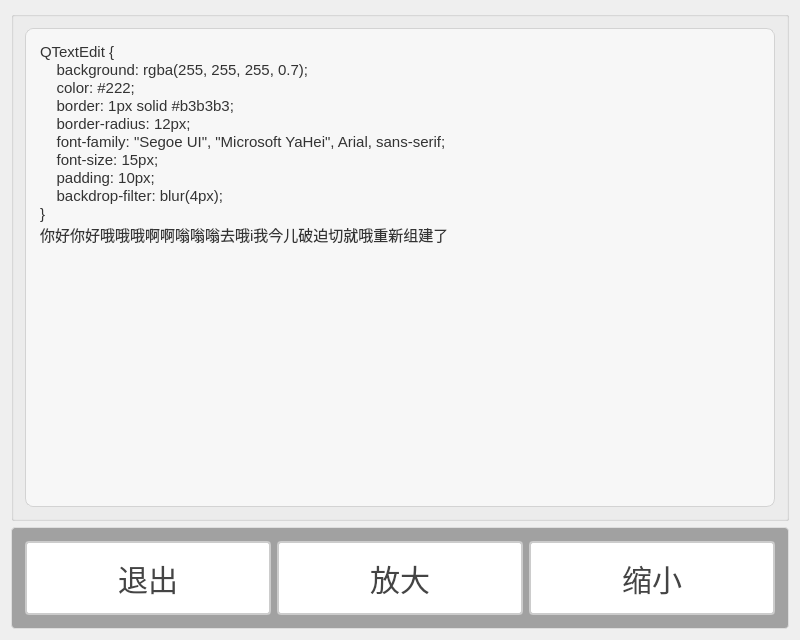
<?xml version="1.0" encoding="UTF-8"?>
<ui version="4.0">
 <class>DlgVersionClass</class>
 <widget class="QMainWindow" name="DlgVersionClass">
  <property name="geometry">
   <rect>
    <x>0</x>
    <y>0</y>
    <width>800</width>
    <height>640</height>
   </rect>
  </property>
  <property name="windowTitle">
   <string>DlgVersion</string>
  </property>
  <widget class="QWidget" name="centralWidget">
   <layout class="QVBoxLayout" name="verticalLayout" stretch="5,1">
    <item>
     <widget class="QGroupBox" name="groupBox">
      <property name="styleSheet">
       <string notr="true">QGroupBox::title {
    font-size: 16px;
    font-weight: bold; /* 可选，设置为加粗 */
}</string>
      </property>
      <property name="title">
       <string/>
      </property>
      <layout class="QHBoxLayout" name="horizontalLayout">
       <item>
        <widget class="QTextEdit" name="textEdit_VersionShow">
         <property name="styleSheet">
          <string notr="true">QTextEdit {
    background: #f7f7f7;
    color: #333;
    border: 1px solid #d3d3d3;
    border-radius: 8px;
    font-family: &quot;Segoe UI&quot;, &quot;Microsoft YaHei&quot;, Arial, sans-serif;
    font-size: 15px;
    padding: 10px;
}
</string>
         </property>
         <property name="html">
          <string>&lt;!DOCTYPE HTML PUBLIC &quot;-//W3C//DTD HTML 4.0//EN&quot; &quot;http://www.w3.org/TR/REC-html40/strict.dtd&quot;&gt;
&lt;html&gt;&lt;head&gt;&lt;meta name=&quot;qrichtext&quot; content=&quot;1&quot; /&gt;&lt;meta charset=&quot;utf-8&quot; /&gt;&lt;style type=&quot;text/css&quot;&gt;
p, li { white-space: pre-wrap; }
hr { height: 1px; border-width: 0; }
li.unchecked::marker { content: &quot;\2610&quot;; }
li.checked::marker { content: &quot;\2612&quot;; }
&lt;/style&gt;&lt;/head&gt;&lt;body style=&quot; font-family:'Segoe UI','Microsoft YaHei','Arial','sans-serif'; font-size:15px; font-weight:400; font-style:normal;&quot;&gt;
&lt;p style=&quot; margin-top:0px; margin-bottom:0px; margin-left:0px; margin-right:0px; -qt-block-indent:0; text-indent:0px;&quot;&gt;&lt;span style=&quot; font-size:15px;&quot;&gt;QTextEdit {&lt;/span&gt;&lt;/p&gt;
&lt;p style=&quot; margin-top:0px; margin-bottom:0px; margin-left:0px; margin-right:0px; -qt-block-indent:0; text-indent:0px;&quot;&gt;&lt;span style=&quot; font-size:15px;&quot;&gt;    background: rgba(255, 255, 255, 0.7);&lt;/span&gt;&lt;/p&gt;
&lt;p style=&quot; margin-top:0px; margin-bottom:0px; margin-left:0px; margin-right:0px; -qt-block-indent:0; text-indent:0px;&quot;&gt;&lt;span style=&quot; font-size:15px;&quot;&gt;    color: #222;&lt;/span&gt;&lt;/p&gt;
&lt;p style=&quot; margin-top:0px; margin-bottom:0px; margin-left:0px; margin-right:0px; -qt-block-indent:0; text-indent:0px;&quot;&gt;&lt;span style=&quot; font-size:15px;&quot;&gt;    border: 1px solid #b3b3b3;&lt;/span&gt;&lt;/p&gt;
&lt;p style=&quot; margin-top:0px; margin-bottom:0px; margin-left:0px; margin-right:0px; -qt-block-indent:0; text-indent:0px;&quot;&gt;&lt;span style=&quot; font-size:15px;&quot;&gt;    border-radius: 12px;&lt;/span&gt;&lt;/p&gt;
&lt;p style=&quot; margin-top:0px; margin-bottom:0px; margin-left:0px; margin-right:0px; -qt-block-indent:0; text-indent:0px;&quot;&gt;&lt;span style=&quot; font-size:15px;&quot;&gt;    font-family: &amp;quot;Segoe UI&amp;quot;, &amp;quot;Microsoft YaHei&amp;quot;, Arial, sans-serif;&lt;/span&gt;&lt;/p&gt;
&lt;p style=&quot; margin-top:0px; margin-bottom:0px; margin-left:0px; margin-right:0px; -qt-block-indent:0; text-indent:0px;&quot;&gt;&lt;span style=&quot; font-size:15px;&quot;&gt;    font-size: 15px;&lt;/span&gt;&lt;/p&gt;
&lt;p style=&quot; margin-top:0px; margin-bottom:0px; margin-left:0px; margin-right:0px; -qt-block-indent:0; text-indent:0px;&quot;&gt;&lt;span style=&quot; font-size:15px;&quot;&gt;    padding: 10px;&lt;/span&gt;&lt;/p&gt;
&lt;p style=&quot; margin-top:0px; margin-bottom:0px; margin-left:0px; margin-right:0px; -qt-block-indent:0; text-indent:0px;&quot;&gt;&lt;span style=&quot; font-size:15px;&quot;&gt;    backdrop-filter: blur(4px);&lt;/span&gt;&lt;/p&gt;
&lt;p style=&quot; margin-top:0px; margin-bottom:0px; margin-left:0px; margin-right:0px; -qt-block-indent:0; text-indent:0px;&quot;&gt;&lt;span style=&quot; font-size:15px;&quot;&gt;}&lt;/span&gt;&lt;/p&gt;
&lt;p style=&quot; margin-top:0px; margin-bottom:0px; margin-left:0px; margin-right:0px; -qt-block-indent:0; text-indent:0px;&quot;&gt;&lt;span style=&quot; font-size:15px;&quot;&gt;你好你好哦哦哦啊啊嗡嗡嗡去哦i我今儿破迫切就哦重新组建了&lt;/span&gt;&lt;/p&gt;&lt;/body&gt;&lt;/html&gt;</string>
         </property>
        </widget>
       </item>
      </layout>
     </widget>
    </item>
    <item>
     <widget class="QGroupBox" name="groupBox_4">
      <property name="styleSheet">
       <string notr="true">QGroupBox {
    border: 1px solid #DDD;
    border-radius: 4px;
    font: bold 14px;
    color: #666;
    background-color: rgb(161, 161, 161);
    padding: 2px; 
}

QGroupBox::title {
    subcontrol-origin: margin;
    subcontrol-position: top left;
    left: 10px;
    padding: 0 5px;
}</string>
      </property>
      <property name="title">
       <string/>
      </property>
      <layout class="QHBoxLayout" name="horizontalLayout_2">
       <item>
        <widget class="QPushButton" name="pbtn_exit">
         <property name="sizePolicy">
          <sizepolicy hsizetype="Minimum" vsizetype="Minimum">
           <horstretch>0</horstretch>
           <verstretch>0</verstretch>
          </sizepolicy>
         </property>
         <property name="styleSheet">
          <string notr="true">QPushButton {
    padding: 6px 14px;
    border: 2px solid #CCC;
    border-radius: 4px;
    background-color: white;
    color: #444;
    font-size: 30px; 
}

QPushButton:hover {
    border-color: #999;
    background-color: #F5F5F5;
}

QPushButton:pressed {
    border-color: #777;
    background-color: #EEE;
}</string>
         </property>
         <property name="text">
          <string>退出</string>
         </property>
        </widget>
       </item>
       <item>
        <widget class="QPushButton" name="pbtn_bigger">
         <property name="sizePolicy">
          <sizepolicy hsizetype="Minimum" vsizetype="Minimum">
           <horstretch>0</horstretch>
           <verstretch>0</verstretch>
          </sizepolicy>
         </property>
         <property name="styleSheet">
          <string notr="true">QPushButton {
    padding: 6px 14px;
    border: 2px solid #CCC;
    border-radius: 4px;
    background-color: white;
    color: #444;
    font-size: 30px; 
}

QPushButton:hover {
    border-color: #999;
    background-color: #F5F5F5;
}

QPushButton:pressed {
    border-color: #777;
    background-color: #EEE;
}</string>
         </property>
         <property name="text">
          <string>放大</string>
         </property>
        </widget>
       </item>
       <item>
        <widget class="QPushButton" name="pbtn_smaller">
         <property name="sizePolicy">
          <sizepolicy hsizetype="Minimum" vsizetype="Minimum">
           <horstretch>0</horstretch>
           <verstretch>0</verstretch>
          </sizepolicy>
         </property>
         <property name="styleSheet">
          <string notr="true">QPushButton {
    padding: 6px 14px;
    border: 2px solid #CCC;
    border-radius: 4px;
    background-color: white;
    color: #444;
    font-size: 30px; 
}

QPushButton:hover {
    border-color: #999;
    background-color: #F5F5F5;
}

QPushButton:pressed {
    border-color: #777;
    background-color: #EEE;
}</string>
         </property>
         <property name="text">
          <string>缩小</string>
         </property>
        </widget>
       </item>
      </layout>
     </widget>
    </item>
   </layout>
  </widget>
 </widget>
 <layoutdefault spacing="6" margin="11"/>
 <resources/>
 <connections/>
</ui>
